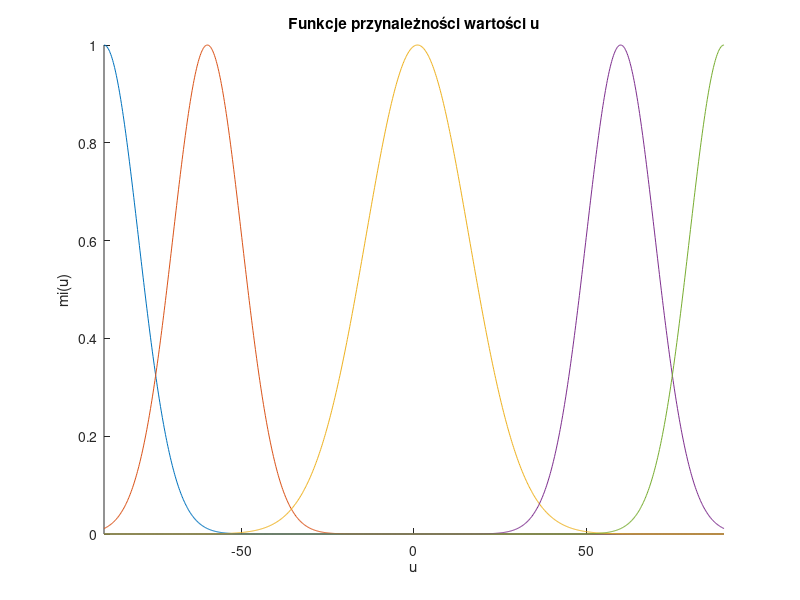

Reproduce this figure in MATLAB. (Note: this script raises an error after producing the figure.)
%%%%%%%%%%%%%%%%%%%%%%%%%%%%%%%%%%%%%%%%%%%%%%%%%%%%
%% Kaskadowa regulacja poziomu wody w zbiornikach %%
%%%%%%%%%%%%%%%%%%%%%%%%%%%%%%%%%%%%%%%%%%%%%%%%%%%%

%% Rozmyta regulacja predykcyjna DMC na podstawie odpowiedzi skokowej na różne wymuszenia skokowe
% Autor: Wojciech Rogalski
% Data: 25.10.2023r.
clear all;

%% DMC parameters
N = 100;         %horyzont predykcji
D = N;           %horyzont dynamiki
Nu = 5;          %horyzont sterowania
lambda = 1;      %kar za zmiany sterowania

%% Dane
steps = 500;    %liczba kroków symulacji
tau = 100;      %bezwładność układu
Tp = 50;        %okres próbkowania

t = zeros(1, steps);
error = zeros(1, steps);

%% Romzywanie u
sets = 5;
width = 10;
n = 1000;
u_Fmin = -90;
u_Fmax = 90;
u_F = zeros(1, sets);
u_F(1) = u_Fmin;
u_F(2) = -60;
u_F(3) = 1;
u_F(4) = 60;
u_F(5) = u_Fmax;

x = linspace(u_Fmin, u_Fmax, n);
w_arr = cell(1, sets);
w = zeros(1, sets);

for i = 1:sets
    if i == 3
        w_arr{i} = gaussmf(x, [1.5*width, u_F(i)]);
    else
        w_arr{i} = gaussmf(x, [width, u_F(i)]);
    end
end

figure(1);
hold on;
plot(x, w_arr{1});
plot(x, w_arr{2});
plot(x, w_arr{3});
plot(x, w_arr{4});
plot(x, w_arr{5});
hold off;
title('Funkcje przynależności wartości u');
xlabel('u');
ylabel('mi(u)');
axis([u_Fmin u_Fmax 0 1]);

%% Rzędne odpowiedzi skokowej dla poszczególnych wymuszeń
s_F = cell(1, sets);
M_F = cell(1, sets);
M_pF = cell(1, sets);
K_F = cell(1, sets);
ke_F = zeros(1, sets);
ku_F = cell(1, sets);

for i = 1:sets
    [s_F{i}, a2, a1, a0, b1, b0] = step_response_fuzzy(u_F(i), N, Tp); 
    [M_F{i}, M_pF{i}, K_F{i}, ke_F(i), ku_F{i}] = macierze_DMC(N, D, Nu, lambda, s_F{i});
end

%% Alokacja pamięci
u = zeros(1, steps);
y = zeros(1, steps);
y_zad = zeros(1, steps);

%% Zadane wartości sygnału regulowanego
y_zad(1:100) = 10;
y_zad(101:200) = -5;
y_zad(201:300) = 0;
y_zad(301:400) = 5;
y_zad(401:steps) = -10;

delta_ukF = zeros(1, sets);
delta_uk = 0;
delta_up = zeros(1, D-1);
e = 0;

%% Ograniczenia sygnału sterującego i wyjścia obiektu
u_max = 20;
delta_uk_max = 2;
y_max = 20;

%% Sterowanie DMC
for i = 2:steps
    % Mapowanie wartości u(i-1) na wartości zbióru rozmytego
    number = round((u(i-1) - u_Fmin) * (n - 0)/(u_Fmax - u_Fmin) + 0);
    % Ograniczenia na wypadek wyjścia poza przedział
    if number > 1000
        number = 1000;
    elseif number < 1
        number = 1;
    end
    
    % Dobór wag ze względu na otrzymany numer
    for j = 1:sets
        w(j) = w_arr{j}(number);
    end

    if(i < tau/Tp+1)
        y(i) = 0;
    elseif(i == tau/Tp+1)
        y(i) = a2 * u(i-tau/Tp);
    elseif(i == tau/Tp+2)
        y(i) = b1*y(i-1) + a2 * u(i-tau/Tp) + a1*u(i-1-tau/Tp);
    else
        y(i) = b1*y(i-1) - b0*y(i-2) + a2 * u(i-tau/Tp) + a1 * u(i-1-tau/Tp) + a0 * u(i-2-tau/Tp);
    end
    
    % Ograniczenia wartości sygnału wyjściowego, tj. wysokości h_2
    if(y(i) > y_max)
        y(i) = y_max;
    elseif(y(i) < -y_max)
        y(i) = -y_max;
    end
    
    % Przepisanie sterowań do wektora przeszłych sterowań
        for j = (D-1):-1:1
            if j == 1
                delta_up(j) = delta_uk;
            else
                delta_up(j) = delta_up(j-1);
            end
        end 
    
    % Oblicznie uchybu
    e = y_zad(i) - y(i);

    delta_uk_sum = 0;
    w_sum = 0;
    
    % Dyfuzyfikacja
    for j = 1:sets
        delta_ukF(j) = ke_F(j) * e - ku_F{j} * delta_up';
        delta_uk_sum = delta_uk_sum + delta_ukF(j) * w(j);
        w_sum = w_sum + w(j);
    end
    
    % Obliczenie przyrostu sterowania dla chwili (i+1) w chwili i-tej
    delta_uk = delta_uk_sum / w_sum;
    
    % Ograniczenie wartości przyrostu sterowania
    if(delta_uk > delta_uk_max)
        delta_uk = delta_uk_max;
    elseif(delta_uk < -delta_uk_max)
        delta_uk = -delta_uk_max;
    end
    
    % Obliczenie sterowania dla chwili (i+1) w chwili i-tej
    u(i) = u(i-1) + delta_uk; 

    % Ograniczenie sterowania
    if(u(i) > u_max)
        u(i) = u_max;
    elseif(u(i) < -u_max)
        u(i) = -u_max;
    end

    t(i) = (i-1)*Tp;
    error(i) = error(i-1) + 1/2 * (y_zad(i) - y(i))^2;
end

disp(sum(error));

%% Prezentacja wyników
figure(2);
subplot(2,1,1);
hold on;
stairs(y);
stairs(y_zad);
hold off;
legend('h_{2}', 'h_{2zad}');
title('h_{2}(k)');
xlabel('k');
ylabel('h_{2}');
axis([0 steps -20 20]);

subplot(2,1,2);
hold on;
stairs(u);
axis([0 steps -20 20]);
hold off;
legend('u');
title('u(k)');
xlabel('k');
ylabel('u');